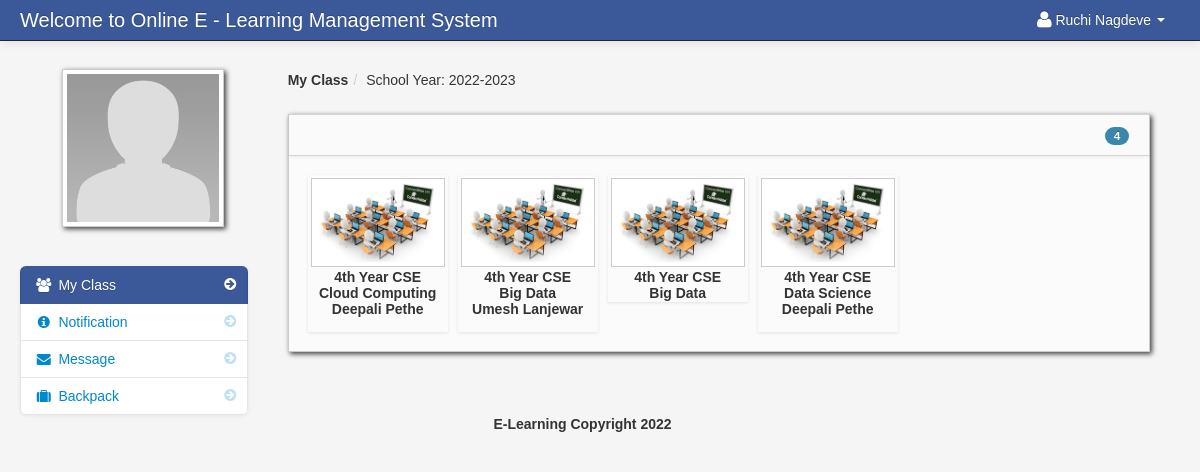
Page /dashboard_student.php (signed in) on the committed database.
### tables this page shows
CREATE TABLE `student` (
  `student_id` int(11) NOT NULL,
  `firstname` varchar(100) NOT NULL,
  `lastname` varchar(100) NOT NULL,
  `class_id` int(11) NOT NULL,
  `username` varchar(100) NOT NULL,
  `password` varchar(100) NOT NULL,
  `location` varchar(100) NOT NULL,
  `status` varchar(100) NOT NULL
);

CREATE TABLE `school_year` (
  `school_year_id` int(11) NOT NULL,
  `school_year` varchar(100) NOT NULL
);

CREATE TABLE `teacher_class_student` (
  `teacher_class_student_id` int(11) NOT NULL,
  `teacher_class_id` int(11) NOT NULL,
  `student_id` int(11) NOT NULL,
  `teacher_id` int(11) NOT NULL
);

CREATE TABLE `teacher_class` (
  `teacher_class_id` int(11) NOT NULL,
  `teacher_id` int(11) NOT NULL,
  `class_id` int(11) NOT NULL,
  `subject_id` int(11) NOT NULL,
  `thumbnails` varchar(100) NOT NULL,
  `school_year` varchar(100) NOT NULL
);

CREATE TABLE `class` (
  `class_id` int(11) NOT NULL,
  `class_name` varchar(100) NOT NULL
);

CREATE TABLE `subject` (
  `subject_id` int(11) NOT NULL,
  `subject_code` varchar(100) NOT NULL,
  `subject_title` varchar(100) NOT NULL,
  `category` varchar(100) NOT NULL,
  `description` longtext NOT NULL,
  `unit` int(11) NOT NULL,
  `Pre_req` varchar(100) NOT NULL,
  `semester` varchar(100) NOT NULL
);

CREATE TABLE `teacher` (
  `teacher_id` int(11) NOT NULL,
  `username` varchar(100) NOT NULL,
  `password` varchar(200) NOT NULL,
  `firstname` varchar(100) NOT NULL,
  `lastname` varchar(100) NOT NULL,
  `department_id` int(11) NOT NULL,
  `location` varchar(200) NOT NULL,
  `about` varchar(500) NOT NULL,
  `teacher_status` varchar(20) NOT NULL,
  `teacher_stat` varchar(100) NOT NULL
);

### session.php (called while the page is built, shortened)
<?php
$session_id=$_SESSION['id'];
?>

### dashboard_student.php (the view, shortened to what this page needs)
<?php include('header_dashboard.php'); ?>
<?php include('session.php'); ?>
    <body>
		<?php include('navbar_student.php'); ?>
        <div class="container-fluid">
            <div class="row-fluid">
				<?php include('student_sidebar.php'); ?>
                <div class="span9" id="content">
                     <div class="row-fluid">
					     <ul class="breadcrumb">
						<?php
						$school_year_query = mysqli_query($conn,"select * from school_year order by school_year DESC")or die(mysqli_error());
						$school_year_query_row = mysqli_fetch_array($school_year_query);
						$school_year = $school_year_query_row['school_year'];
						?>
							<li><a href="#"><b>My Class</b></a><span class="divider">/</span></li>
							<li><a href="#">School Year: <?php echo $school_year_query_row['school_year']; ?></a></li>
						</ul>
                        <div class="block">
                            <div class="navbar navbar-inner block-header">
                                <div id="" class="muted pull-right">
									<?php $query = mysqli_query($conn,"select * from teacher_class_student
														LEFT JOIN teacher_class ON teacher_class.teacher_class_id = teacher_class_student.teacher_class_id
														LEFT JOIN class ON class.class_id = teacher_class.class_id
														LEFT JOIN subject ON subject.subject_id = teacher_class.subject_id
														LEFT JOIN teacher ON teacher.teacher_id = teacher_class.teacher_id
														where student_id = '$session_id' and school_year = '$school_year'
														")or die(mysqli_error());
														$count = mysqli_num_rows($query);
									?>
												<span class="badge badge-info"><?php echo $count; ?></span>
								</div>
                            </div>
                            <div class="block-content collapse in">
                                <div class="span12">
  										<ul	 id="da-thumbs" class="da-thumbs">
													<?php
														if ($count != '0'){
														while($row = mysqli_fetch_array($query)){
														$id = $row['teacher_class_id'];
													?>
											<li>
												<a href="my_classmates.php<?php echo '?id='.$id; ?>">
														<img src ="<?php echo $row['thumbnails'] ?>" width="124" height="140" class="img-polaroid">
												</a>
												<p class="class"><?php echo $row['class_name']; ?></p>
												<p class="subject"><?php echo $row['subject_title']; ?></p>
												<p class="subject"><?php echo $row['firstname']." ".$row['lastname']?></p>
											</li>
									<?php }}else{ ?>
									<div class="alert alert-info"><i class="icon-info-sign"></i> You are currently not enroll to your class</div>
									<?php } ?>
									</ul>
                                </div>
                            </div>
                        </div>
                    </div>
                </div>
            </div>
		<?php include('footer.php'); ?>
        </div>
		<?php include('script.php'); ?>
    </body>
</html>

### header_dashboard.php (shortened to what this page needs)
<!DOCTYPE html>
<html class="no-js">
    <head>
        <link href="admin/bootstrap/css/bootstrap.min.css" rel="stylesheet" media="screen">
        <link href="admin/bootstrap/css/bootstrap-responsive.min.css" rel="stylesheet" media="screen">
        <link href="admin/bootstrap/css/font-awesome.css" rel="stylesheet" media="screen">
        <link href="admin/bootstrap/css/my_style.css" rel="stylesheet" media="screen">
        <link href="admin/bootstrap/css/print.css" rel="stylesheet" media="print">
        <link href="admin/vendors/easypiechart/jquery.easy-pie-chart.css" rel="stylesheet" media="screen">
        <link href="admin/assets/styles.css" rel="stylesheet" media="screen">
		<link href="admin/vendors/fullcalendar/fullcalendar.css" rel="stylesheet" media="screen">
		<link href="admin/assets/DT_bootstrap.css" rel="stylesheet" media="screen">
		<link href="admin/vendors/jGrowl/jquery.jgrowl.css" rel="stylesheet" media="screen">
		<link rel="stylesheet" type="text/css" href="admin/vendors/bootstrap-wysihtml5/src/bootstrap-wysihtml5.css"></link>
		<link href="admin/vendors/jGrowl/jquery.jgrowl.css" rel="stylesheet" media="screen">
    </head>

### navbar_student.php (shortened to what this page needs)
<div class="navbar navbar-fixed-top navbar-inverse">
        <div class="navbar-inner">
            <div class="container-fluid">
                <a class="brand" href="#">Welcome to Online E - Learning Management System</a>
					<div class="nav-collapse collapse">
						<ul class="nav pull-right">
							<?php $query= mysqli_query($conn,"select * from student where student_id = '$session_id'")or die(mysqli_error());
									$row = mysqli_fetch_array($query);
							?>
							<li class="dropdown">
								<a href="#" role="button" class="dropdown-toggle" data-toggle="dropdown"> <i class="icon-user icon-large"></i><?php echo $row['firstname']." ".$row['lastname'];  ?> <i class="caret"></i></a>
							</li>
						</ul>
					</div>
            </div>
        </div>
</div>

### student_sidebar.php (shortened to what this page needs)
<div class="span3" id="sidebar">
					<img id="avatar" class="img-polaroid" src="admin/<?php echo $row['location']; ?>">
		<ul class="nav nav-list bs-docs-sidenav nav-collapse collapse">
			<li class="active"><a href="dashboard_student.php"><i class="icon-chevron-right"></i><i class="icon-group"></i>&nbsp;My Class</a></li>
			<li class="">
				<a href="student_notification.php"><i class="icon-chevron-right"></i><i class="icon-info-sign"></i>&nbsp;Notification
				</a>
			</li>
			<li class="">
			<a href="student_message.php"><i class="icon-chevron-right"></i><i class="icon-envelope-alt"></i>&nbsp;Message
			</a>
			</li>
			 <li class=""><a href="backpack.php"><i class="icon-chevron-right"></i><i class="icon-suitcase"></i>&nbsp;Backpack</a></li>
		</ul>
</div>

### footer.php
<center>
		<footer>
		<p>E-Learning Copyright 2022</p>
		</footer>
</center>

### script.php (shortened to what this page needs)
	<link href="admin/vendors/datepicker.css" rel="stylesheet" media="screen">
	<link href="admin/vendors/uniform.default.css" rel="stylesheet" media="screen">
	<link href="admin/vendors/chosen.min.css" rel="stylesheet" media="screen">
<link rel="stylesheet" type="text/css" href="admin/assets//style.css" />
	<link href="admin/vendors/datepicker.css" rel="stylesheet" media="screen">

### admin/assets/styles.css (style rules this page uses)
body { padding-top: 60px; padding-bottom: 40px; background-color: #f5f5f5; }
#content { margin-left:0px; }
.breadcrumb { margin: 0 0 0px; padding: 10px 0px; background-color: transparent; }
.block { background: url("../images/pixel-60fff.png") repeat scroll 0 0 rgba(0, 0, 0, 0) !important; border: 1px solid #ccc; background: white; margin: 1em 0em; border-top: none; -webkit-box-shadow: 2px 2px 5px rgba(0, 0, 6, 0.75); -moz-box-shadow: 2px 2px 5px rgba(0, 0, 6, 0.75); box-shadow: 2px 2px 5px rgba(0, 0, 6, 0.75); }
.block-content { margin: 1em; min-height: .25em; }
.block-header { margin-bottom: 0px; border-right: none; border-left: none; -webkit-border-radius: 0px; -moz-border-radius: 0px; border-radius: 0px; }
.block-header div { padding-top: 10px; }
.bs-docs-sidenav { max-width: 228px; margin: 30px 0 0; padding: 0; background-color: #fff; -webkit-border-radius: 6px; -moz-border-radius: 6px; border-radius: 6px; -webkit-box-shadow: 0 1px 4px rgba(0,0,0,.065); -moz-box-shadow: 0 1px 4px rgba(0,0,0,.065); box-shadow: 0 1px 4px rgba(0,0,0,.065); }
.bs-docs-sidenav > li > a { display: block; width: 190px \9; margin: 0 0 -1px; padding: 8px 14px; border: 1px solid #e5e5e5; }
.bs-docs-sidenav > li:first-child > a { -webkit-border-radius: 6px 6px 0 0; -moz-border-radius: 6px 6px 0 0; border-radius: 6px 6px 0 0; }
.bs-docs-sidenav > li:last-child > a { -webkit-border-radius: 0 0 6px 6px; -moz-border-radius: 0 0 6px 6px; border-radius: 0 0 6px 6px; }
.bs-docs-sidenav > .active > a { position: relative; z-index: 2; padding: 9px 15px; border: 0; text-shadow: 0 1px 0 rgba(0,0,0,.15); -webkit-box-shadow: inset 1px 0 0 rgba(0,0,0,.1), inset -1px 0 0 rgba(0,0,0,.1); -moz-box-shadow: inset 1px 0 0 rgba(0,0,0,.1), inset -1px 0 0 rgba(0,0,0,.1); box-shadow: inset 1px 0 0 rgba(0,0,0,.1), inset -1px 0 0 rgba(0,0,0,.1); }
.bs-docs-sidenav .icon-chevron-right { float: right; margin-top: 2px; margin-right: -6px; opacity: .25; }
.bs-docs-sidenav .active .icon-chevron-right, .bs-docs-sidenav .active a:hover .icon-chevron-right { opacity: 1; }

### admin/assets/style.css (style rules this page uses)
.da-thumbs { float: left; list-style: none outside none; margin: 0; padding: 0; position: relative; }
.da-thumbs li { float: left; margin: 5px; padding: 3px; position: relative; box-shadow: 0 1px 3px rgba(0,0,0,0.1); }
.da-thumbs li a, .da-thumbs li a img { display: block; position: relative; }
.da-thumbs li a { overflow: hidden; }
.class { font-family: helvetica !important; font-weight: bold; text-align: center; }
.subject { font-family: helvetica !important; font-weight: bold; text-align: center; margin-top: -14px; }

### rows in the picture
student: firstname "Ruchi", lastname "Nagdeve", location (placeholder picture)
school_year: school_year "2022-2023"
teacher_class_student: teacher_class.thumbnails (picture), class.class_name "4th Year CSE", subject.subject_title "Cloud Computing", teacher.firstname "Deepali", teacher.lastname "Pethe"
teacher_class_student: teacher_class.thumbnails (picture), class.class_name "4th Year CSE", subject.subject_title "Big Data", teacher.firstname "Umesh", teacher.lastname "Lanjewar"
teacher_class_student: teacher_class.thumbnails (picture), class.class_name "4th Year CSE", subject.subject_title "Big Data"
teacher_class_student: teacher_class.thumbnails (picture), class.class_name "4th Year CSE", subject.subject_title "Data Science", teacher.firstname "Deepali", teacher.lastname "Pethe"

### other values in the picture
$count "4"
